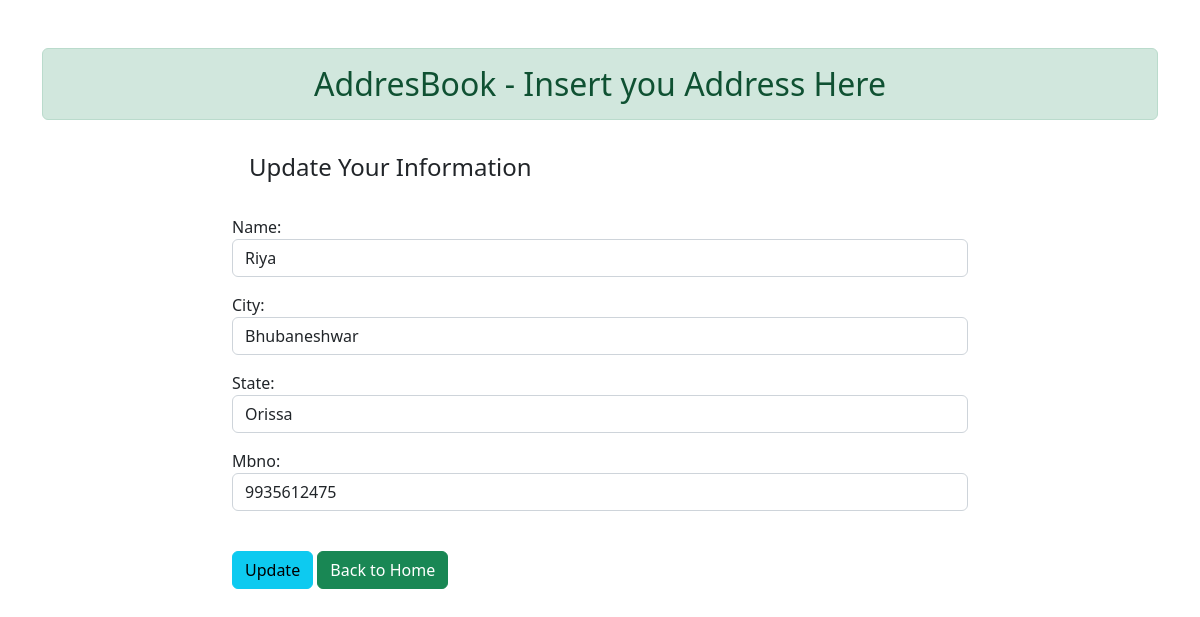
/6/, run on the app's committed database.
### Library/models.py (models this page shows)
class Address(models.Model):
    name = models.CharField(max_length=70)
    city = models.CharField(max_length=70)
    state = models.CharField(max_length=70)
    mbno = models.CharField(max_length=70)

### Library/views.py (the view)
# urls.py: path('<int:id>/',update_data, name='update_data'),
def update_data(request, id):
    if request.method == 'POST':
        pi = Address.objects.get(pk=id)
        fm1 = AddressBook(request.POST, instance=pi)
        if fm1.is_valid():
            fm1.save()
    else:
        pi = Address.objects.get(pk=id)
        fm1 = AddressBook(instance=pi)
    return render(request,'project/update.html', {'form':fm1})

### Library/forms.py
class AddressBook(forms.ModelForm):
    class Meta:
        model = Address
        fields = ['name', 'city', 'state', 'mbno']
        widgets = {
            'name':forms.TextInput(attrs={'class':'form-control'}),
            'city':forms.TextInput(attrs={'class':'form-control'}),
            'state':forms.TextInput(attrs={'class':'form-control'}),
            'mbno':forms.TextInput(attrs={'class':'form-control'}),
        }

### templates/project/update.html (shortened to what this page needs)
{% extends 'project/base.html' %}
{% load static %}
{% block content %}
<div class="row">
    <div class="col-sm-8 offset-2">
        <h4 class="alert alert-info>Update Content">Update Your Information</h4>
        <form action="" method="POSt">
            {{form.as_p}} <br>
            <input type="submit" class="btn btn-info" value="Update">
            <a href="{% url 'Library:addata'  %}" class="btn btn-success">Back to Home</a>
        </form>
    </div>
</div>
{% endblock %}

### data on the page
Address: name "Riya", city "Bhubaneshwar", state "Orissa", mbno "9935612475"
